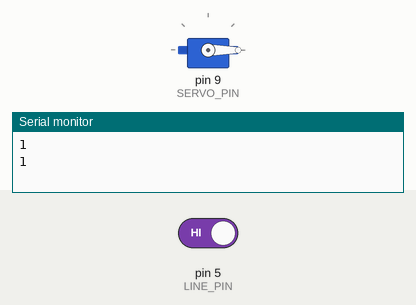
This sketch was run on a simulated Arduino Uno, built with avr-gcc and run on an emulated ATmega328P. On the bench: servo, the last lines printed to the serial monitor. The inputs (shaded band) are chosen by the test bench; at power-on: pin 5 (LINE_PIN) HIGH.

Above: at 3.3 s.
4.9 s: pin 5 (LINE_PIN) driven LOW
At 4.9 s:
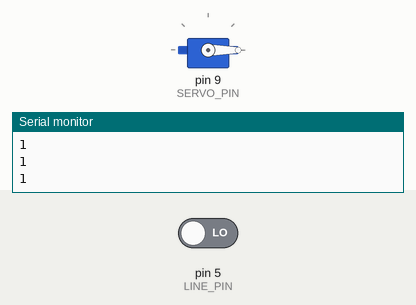
10.2 s: pin 5 (LINE_PIN) driven HIGH
Timing chart, 0 to 21.5 s (numbered marks = the images above; inputs shaded):
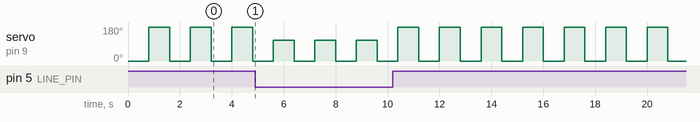

Measured:
- by itself, servo on pin 9 (SERVO_PIN): alternates 180° for 0.80 s and 0° for 0.80 s

The sketch:

Servo_lineSensor.ino
```cpp
#include <Servo.h>


Servo myServo;
const int SERVO_PIN = 9;
const int LINE_PIN = 5;
int state = 0;

void setup() {
  myServo.attach(SERVO_PIN);
  Serial.begin(9600);
}

void loop() {
  if(state == 0) {
    state = 1;
    myServo.write(0);
  }
  else {
    state = 0;
    int lineVal = digitalRead(LINE_PIN);
    Serial.println(lineVal);
    if(lineVal == 0) myServo.write(110);
    else myServo.write(180);
  }


  delay(800);

}
```
